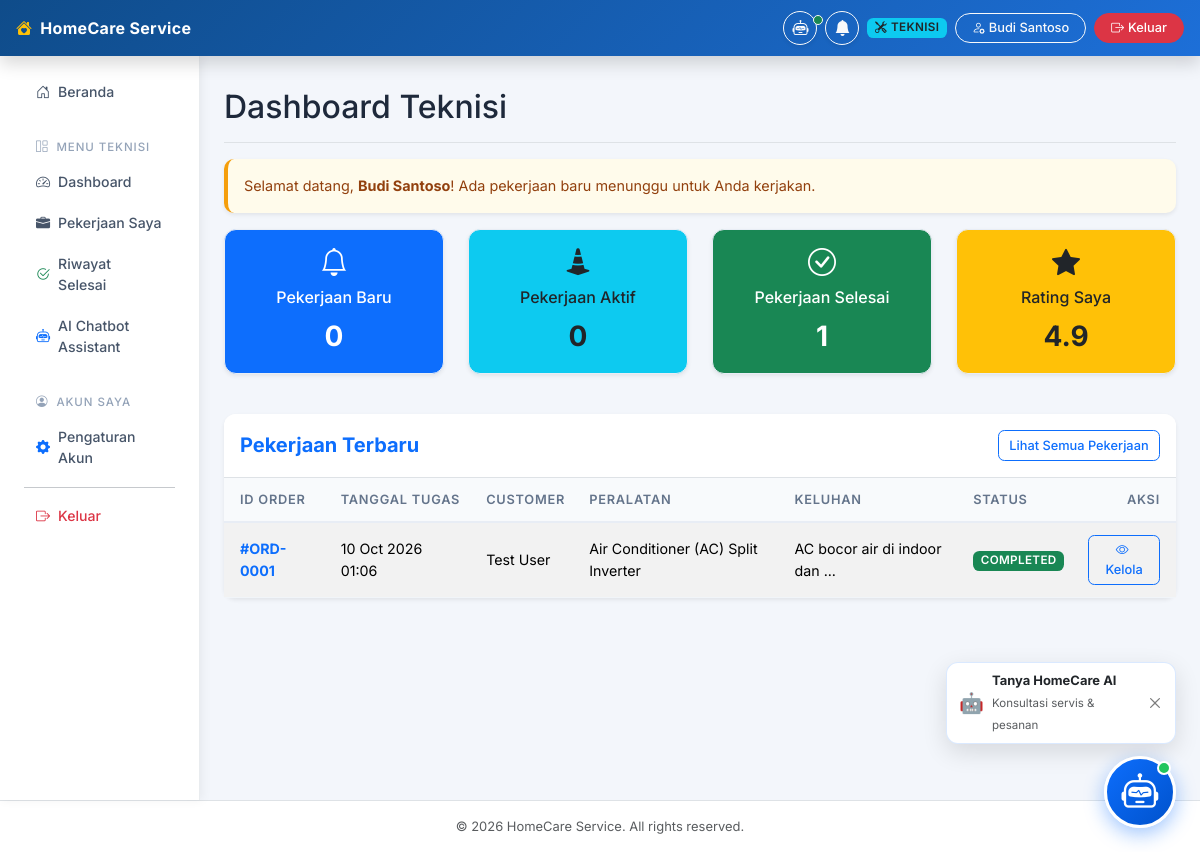
Screenshot of /technician/dashboard (signed in) with the database file from the repository.
### tables this page shows
CREATE TABLE `technicians` (
  `id` int(11) NOT NULL AUTO_INCREMENT,
  `user_id` int(11) NOT NULL,
  `specialization` varchar(255) DEFAULT NULL,
  `experience` int(11) DEFAULT NULL COMMENT 'Pengalaman dalam tahun',
  `availability` tinyint(1) DEFAULT 1,
  `rating` decimal(3,2) DEFAULT 0.00,
  `created_at` timestamp NOT NULL DEFAULT current_timestamp(),
  `updated_at` timestamp NOT NULL DEFAULT current_timestamp() ON UPDATE current_timestamp(),
  PRIMARY KEY (`id`),
  UNIQUE KEY `user_id` (`user_id`),
  CONSTRAINT `technicians_ibfk_1` FOREIGN KEY (`user_id`) REFERENCES `users` (`id`) ON DELETE CASCADE
);

CREATE TABLE `service_orders` (
  `id` int(11) NOT NULL AUTO_INCREMENT,
  `customer_id` int(11) NOT NULL,
  `technician_id` int(11) DEFAULT NULL,
  `equipment_id` int(11) NOT NULL,
  `complaint` text NOT NULL,
  `ai_diagnosis` text DEFAULT NULL,
  `status` enum('PENDING','ASSIGNED','ACCEPTED','ON_THE_WAY','IN_PROGRESS','COMPLETED','CANCELLED') DEFAULT 'PENDING',
  `service_date` datetime DEFAULT NULL,
  `photo` varchar(255) DEFAULT NULL,
  `address` text DEFAULT NULL,
  `estimated_cost` decimal(10,2) DEFAULT NULL,
  `final_cost` decimal(10,2) DEFAULT NULL,
  `payment_preference` varchar(50) DEFAULT NULL,
  `created_at` timestamp NOT NULL DEFAULT current_timestamp(),
  `updated_at` timestamp NOT NULL DEFAULT current_timestamp() ON UPDATE current_timestamp(),
  PRIMARY KEY (`id`),
  KEY `customer_id` (`customer_id`),
  KEY `technician_id` (`technician_id`),
  KEY `equipment_id` (`equipment_id`),
  KEY `idx_status` (`status`),
  KEY `idx_service_date` (`service_date`),
  CONSTRAINT `service_orders_ibfk_1` FOREIGN KEY (`customer_id`) REFERENCES `users` (`id`) ON DELETE CASCADE,
  CONSTRAINT `service_orders_ibfk_2` FOREIGN KEY (`technician_id`) REFERENCES `technicians` (`id`) ON DELETE SET NULL,
  CONSTRAINT `service_orders_ibfk_3` FOREIGN KEY (`equipment_id`) REFERENCES `equipment` (`id`) ON DELETE CASCADE
);

CREATE TABLE `users` (
  `id` int(11) NOT NULL AUTO_INCREMENT,
  `name` varchar(100) NOT NULL,
  `email` varchar(100) NOT NULL,
  `password` varchar(255) NOT NULL,
  `role` enum('ADMIN','CUSTOMER','TEKNISI') NOT NULL,
  `phone` varchar(20) DEFAULT NULL,
  `address` text DEFAULT NULL,
  `created_at` timestamp NOT NULL DEFAULT current_timestamp(),
  `updated_at` timestamp NOT NULL DEFAULT current_timestamp() ON UPDATE current_timestamp(),
  PRIMARY KEY (`id`),
  UNIQUE KEY `email` (`email`),
  KEY `idx_role` (`role`)
);

CREATE TABLE `equipment` (
  `id` int(11) NOT NULL AUTO_INCREMENT,
  `name` varchar(100) NOT NULL,
  `brand` varchar(100) DEFAULT NULL,
  `category` varchar(100) DEFAULT NULL,
  `description` text DEFAULT NULL,
  `repair_price` decimal(10,2) NOT NULL DEFAULT 0.00,
  `created_at` timestamp NOT NULL DEFAULT current_timestamp(),
  `updated_at` timestamp NOT NULL DEFAULT current_timestamp() ON UPDATE current_timestamp(),
  PRIMARY KEY (`id`),
  KEY `idx_category` (`category`)
);

### app/Core/Controller.php (called while the page is built, shortened)
<?php
class Controller {
    public function view($view, $data = [], $layout = "main") {
        extract($data);
        require_once "../app/Views/layouts/" . $layout . ".php";
    }
    public function model($model) {
        return new $model();
    }
}

### app/Controllers/TechnicianController.php (called while the page is built)
<?php
class TechnicianController extends Controller {
    public function dashboard() {
        $orderModel = $this->model('ServiceOrder');
        $techModel = $this->model('Technician');
        $userId = $_SESSION['user_id'];
        $technician = $techModel->findByUserId($userId);
        $technicianId = $technician ? $technician['id'] : null;
        $data = [
            'title' => 'Technician Dashboard - HomeCare Service',
            'user_name' => $_SESSION['user_name'] ?? 'Teknisi',
            'technician' => $technician,
            'stats' => $technicianId ? $orderModel->getTechnicianStats($technicianId) : [],
            'recent_orders' => $technicianId ? $orderModel->getRecentTechnicianOrders($technicianId) : []
        ];
        $this->view('technician/dashboard', $data);
    }
}

### public/index.php (called while the page is built, shortened)
<?php
require_once "../app/Config/Database.php";
require_once "../app/Core/Controller.php";
$router = require_once "../routes/web.php";
$url = isset($_GET["url"]) ? "/" . rtrim($_GET["url"], "/") : "/";
$router->dispatch($url);

### app/Models/ServiceOrder.php (called while the page is built, shortened)
<?php
require_once '../app/Core/Model.php';
class ServiceOrder extends Model {
    public function getTechnicianStats($technicianId) {
        $stats = [];
        $stmt = $this->getPDO()->prepare("SELECT COUNT(*) FROM service_orders WHERE technician_id = ? AND status = 'ASSIGNED'");
        $stmt->execute([$technicianId]);
        $stats['pekerjaan_baru'] = $stmt->fetchColumn();
        $stmt = $this->getPDO()->prepare("SELECT COUNT(*) FROM service_orders WHERE technician_id = ? AND status IN ('ACCEPTED', 'ON_THE_WAY', 'IN_PROGRESS')");
        $stmt->execute([$technicianId]);
        $stats['pekerjaan_aktif'] = $stmt->fetchColumn();
        $stmt = $this->getPDO()->prepare("SELECT COUNT(*) FROM service_orders WHERE technician_id = ? AND status = 'COMPLETED'");
        $stmt->execute([$technicianId]);
        $stats['pekerjaan_selesai'] = $stmt->fetchColumn();
        return $stats;
    }
    public function getRecentTechnicianOrders($technicianId, $limit = 5) {
        $sql = "
            SELECT so.*, u.name as customer_name, e.name as equipment_name
            FROM service_orders so
            JOIN users u ON so.customer_id = u.id
            JOIN equipment e ON so.equipment_id = e.id
            WHERE so.technician_id = ?
            ORDER BY so.created_at DESC
            LIMIT " . (int)$limit;
        $stmt = $this->getPDO()->prepare($sql);
        $stmt->execute([$technicianId]);
        return $stmt->fetchAll(PDO::FETCH_ASSOC);
    }
}

### app/Core/Model.php (called while the page is built)
<?php
class Model {
    protected $db;
    public function __construct() {
        $this->db = new Database();
    }
    protected function getPDO() {
        return $this->db->getConnection();
    }
}

### app/Config/Database.php (called while the page is built, shortened)
<?php
class Database {
    private static $sharedPdo = null;
    private $host = DB_HOST;
    private $user = DB_USER;
    private $pass = DB_PASS;
    private $dbname = DB_NAME;
    private $dbh;
    private $error;
    public function __construct() {
        if (self::$sharedPdo !== null) {
            $this->dbh = self::$sharedPdo;
            return;
        }
        $dsn = "mysql:host=" . $this->host . ";dbname=" . $this->dbname . ";charset=utf8mb4";
        $options = array(
            PDO::ATTR_ERRMODE => PDO::ERRMODE_EXCEPTION,
            PDO::ATTR_DEFAULT_FETCH_MODE => PDO::FETCH_ASSOC,
            PDO::ATTR_TIMEOUT => 5
        );
        try {
            $this->dbh = new PDO($dsn, $this->user, $this->pass, $options);
            self::$sharedPdo = $this->dbh;
        } catch(PDOException $e) {
            if ($e->getCode() == 1049 || strpos($e->getMessage(), 'Unknown database') !== false) {
                try {
                    $pdoInit = new PDO("mysql:host=" . $this->host . ";charset=utf8mb4", $this->user, $this->pass, $options);
                    $pdoInit->exec("CREATE DATABASE IF NOT EXISTS `" . $this->dbname . "` CHARACTER SET utf8mb4 COLLATE utf8mb4_unicode_ci");
                    $pdoInit->exec("USE `" . $this->dbname . "`");
                    $schemaFile = __DIR__ . '/../../database/schema.sql';
                    if (file_exists($schemaFile)) {
                        $sql = file_get_contents($schemaFile);
                        $pdoInit->exec($sql);
                    }
                    $this->dbh = new PDO($dsn, $this->user, $this->pass, $options);
                    self::$sharedPdo = $this->dbh;
                    return;
                } catch (PDOException $ex) {
                    $this->error = $ex->getMessage();
                }
            } else {
                $this->error = $e->getMessage();
            }
            if (!$this->dbh) {
                throw new Exception("Koneksi Database Gagal: " . $this->error . ". Pastikan MySQL pada XAMPP sudah aktif dan database/migrate.php sudah dijalankan.");
            }
        }
    }
    public function getConnection() {
        return $this->dbh;
    }
}

### app/Models/Technician.php (called while the page is built, shortened)
<?php
require_once '../app/Core/Model.php';
class Technician extends Model {
    public function findByUserId($userId) {
        $stmt = $this->getPDO()->prepare("
            SELECT t.*, u.name, u.email, u.phone
            FROM technicians t
            JOIN users u ON t.user_id = u.id
            WHERE t.user_id = :user_id
            LIMIT 1
        ");
        $stmt->execute(['user_id' => $userId]);
        return $stmt->fetch(PDO::FETCH_ASSOC);
    }
}

### app/Views/technician/dashboard.php (the view)
<?php
$badgeClass = function($status) {
    switch($status) {
        case 'PENDING': return 'bg-warning text-dark';
        case 'ASSIGNED': return 'bg-info text-dark';
        case 'ACCEPTED': return 'bg-primary';
        case 'ON_THE_WAY': return 'bg-secondary';
        case 'IN_PROGRESS': return 'bg-primary';
        case 'COMPLETED': return 'bg-success';
        case 'CANCELLED': return 'bg-danger';
        default: return 'bg-light text-dark';
    }
};
?>
<div class="d-flex justify-content-between flex-wrap flex-md-nowrap align-items-center pt-3 pb-2 mb-3 border-bottom">
    <h1 class="h2">Dashboard Teknisi</h1>
</div>
<div class="alert alert-warning shadow-sm">
    Selamat datang, <strong><?= htmlspecialchars($user_name) ?></strong>! Ada pekerjaan baru menunggu untuk Anda kerjakan.
</div>
<div class="row mb-4">
    <div class="col-md-3 mb-3">
        <a href="<?= BASE_URL ?>/technician/jobs?status=ASSIGNED" class="text-decoration-none">
            <div class="card text-white bg-primary shadow-sm h-100">
                <div class="card-body text-center">
                    <h6 class="card-title"><i class="bi bi-bell mb-2 fs-3 d-block"></i>Pekerjaan Baru</h6>
                    <p class="card-text fs-3 fw-bold"><?= $stats['pekerjaan_baru'] ?? 0 ?></p>
                </div>
            </div>
        </a>
    </div>
    <div class="col-md-3 mb-3">
        <a href="<?= BASE_URL ?>/technician/jobs?status=IN_PROGRESS" class="text-decoration-none">
            <div class="card text-dark bg-info shadow-sm h-100">
                <div class="card-body text-center">
                    <h6 class="card-title"><i class="bi bi-cone-striped mb-2 fs-3 d-block"></i>Pekerjaan Aktif</h6>
                    <p class="card-text fs-3 fw-bold"><?= $stats['pekerjaan_aktif'] ?? 0 ?></p>
                </div>
            </div>
        </a>
    </div>
    <div class="col-md-3 mb-3">
        <a href="<?= BASE_URL ?>/technician/jobs?status=COMPLETED" class="text-decoration-none">
            <div class="card text-white bg-success shadow-sm h-100">
                <div class="card-body text-center">
                    <h6 class="card-title"><i class="bi bi-check-circle mb-2 fs-3 d-block"></i>Pekerjaan Selesai</h6>
                    <p class="card-text fs-3 fw-bold"><?= $stats['pekerjaan_selesai'] ?? 0 ?></p>
                </div>
            </div>
        </a>
    </div>
    <div class="col-md-3 mb-3">
        <div class="card text-dark bg-warning shadow-sm h-100">
            <div class="card-body text-center">
                <h6 class="card-title"><i class="bi bi-star-fill mb-2 fs-3 d-block"></i>Rating Saya</h6>
                <p class="card-text fs-3 fw-bold"><?= isset($technician['rating']) ? number_format($technician['rating'], 1) : '0.0' ?></p>
            </div>
        </div>
    </div>
</div>
<div class="card shadow-sm border-0">
    <div class="card-header bg-white border-bottom pt-3 pb-3 d-flex justify-content-between align-items-center">
        <h5 class="mb-0 text-primary fw-bold">Pekerjaan Terbaru</h5>
        <a href="<?= BASE_URL ?>/technician/jobs" class="btn btn-sm btn-outline-primary">Lihat Semua Pekerjaan</a>
    </div>
    <div class="card-body p-0">
        <div class="table-responsive">
            <table class="table table-hover table-striped align-middle mb-0">
                <thead class="table-light">
                    <tr>
                        <th class="ps-3">ID Order</th>
                        <th>Tanggal Tugas</th>
                        <th>Customer</th>
                        <th>Peralatan</th>
                        <th>Keluhan</th>
                        <th>Status</th>
                        <th class="text-end pe-3">Aksi</th>
                    </tr>
                </thead>
                <tbody>
                    <?php if(!empty($recent_orders)): ?>
                        <?php foreach($recent_orders as $order): ?>
                            <tr>
                                <td class="ps-3 fw-bold text-primary">#ORD-<?= str_pad($order['id'], 4, '0', STR_PAD_LEFT) ?></td>
                                <td><?= htmlspecialchars(date('d M Y H:i', strtotime($order['updated_at']))) ?></td>
                                <td><?= htmlspecialchars($order['customer_name'] ?? 'N/A') ?></td>
                                <td><?= htmlspecialchars($order['equipment_name'] ?? 'N/A') ?></td>
                                <td><?= htmlspecialchars(mb_strimwidth($order['complaint'], 0, 30, '...')) ?></td>
                                <td><span class="badge <?= $badgeClass($order['status']) ?>"><?= htmlspecialchars($order['status']) ?></span></td>
                                <td class="text-end pe-3">
                                    <a href="<?= BASE_URL ?>/technician/jobs/detail?id=<?= $order['id'] ?>" class="btn btn-sm btn-outline-primary">
                                        <i class="bi bi-eye me-1"></i>Kelola
                                    </a>
                                </td>
                            </tr>
                        <?php endforeach; ?>
                    <?php else: ?>
                        <tr>
                            <td colspan="7" class="text-center py-4 text-muted">Belum ada tugas pekerjaan masuk.</td>
                        </tr>
                    <?php endif; ?>
                </tbody>
            </table>
        </div>
    </div>
</div>

### public/css/style.css (style rules this page uses)
body { font-family: "Inter", "Segoe UI", Tahoma, Geneva, Verdana, sans-serif; background-color: #f3f6fb; color: #1e293b; font-size: 0.925rem; }
.card { border-radius: 0.75rem; border: 1px solid #e8edf5; transition: box-shadow 0.2s ease, transform 0.2s ease; }
.card-header { border-radius: 0.75rem 0.75rem 0 0 !important; border-bottom: 1px solid #e8edf5; }
.table th { font-size: 0.8rem; font-weight: 600; text-transform: uppercase; letter-spacing: 0.06em; color: #64748b; padding: 0.75rem; white-space: nowrap; background-color: #f8fafc; border-bottom: 2px solid #e8edf5; }
.table td { padding: 0.75rem; vertical-align: middle; border-bottom: 1px solid #f1f5f9; font-size: 0.89rem; }
.badge { font-weight: 600; font-size: 0.73rem; letter-spacing: 0.03em; padding: 0.35em 0.65em; border-radius: 0.4rem; }
.btn { font-weight: 500; font-size: 0.875rem; border-radius: 0.5rem; transition: all 0.18s ease; }
.btn-sm { font-size: 0.8rem; padding: 0.3rem 0.65rem; border-radius: 0.4rem; }
.alert { border-radius: 0.625rem; border: none; font-size: 0.9rem; }
.alert-warning { background-color: #fffbeb; color: #92400e; border-left: 4px solid #f59e0b; }
a, button { transition: color 0.15s, background-color 0.15s, border-color 0.15s, box-shadow 0.15s, transform 0.15s; }

### rows the page displays
technicians: rating "4.9"
service_orders: id "0001", updated_at "10 Oct 2026 01:06", customer.name "Test User", equipment.name "Air Conditioner (AC) Split Inverter", complaint "AC bocor air di indoor dan ...", status "COMPLETED"

### other values shown
$role "TEKNISI"
$_SESSION['user_name'] "Budi Santoso"
$user_name "Budi Santoso"
$stats['pekerjaan_baru'] "0"
$stats['pekerjaan_aktif'] "0"
$stats['pekerjaan_selesai'] "1"
